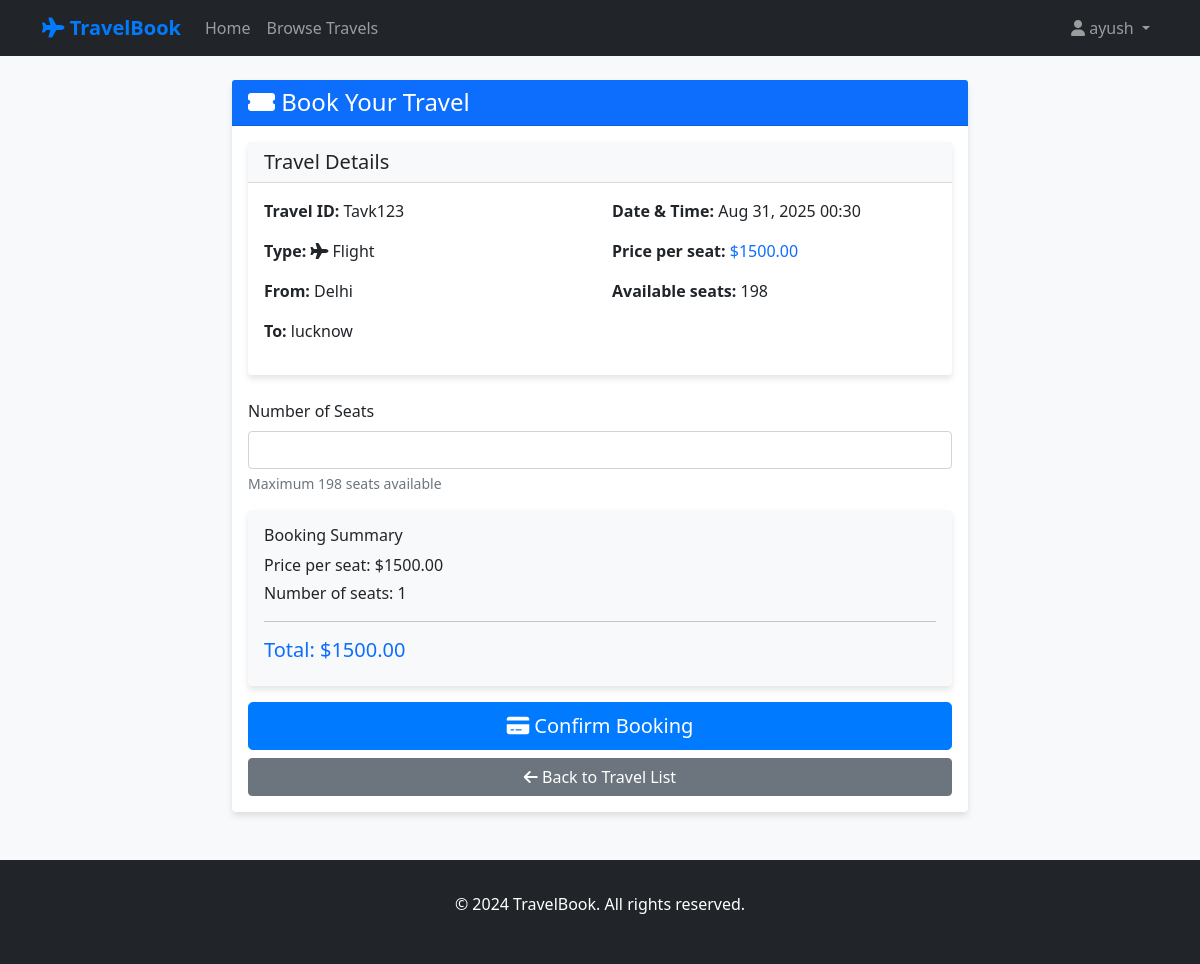
Screenshot of /book/1/ (signed in) with the database file from the repository.
### booking/models.py (models this page shows, shortened)
class TravelOption(models.Model):
    TRAVEL_TYPES = [
        ('flight', 'Flight'),
        ('train', 'Train'),
        ('bus', 'Bus'),
    ]
    travel_id = models.CharField(max_length=20, unique=True)
    type = models.CharField(max_length=20, choices=TRAVEL_TYPES)
    source = models.CharField(max_length=100)
    destination = models.CharField(max_length=100)
    date_time = models.DateTimeField()
    price = models.DecimalField(max_digits=10, decimal_places=2, validators=[MinValueValidator(0)])
    available_seats = models.PositiveIntegerField()
    created_at = models.DateTimeField(auto_now_add=True)
    class Meta:
        ordering = ['date_time']

### booking/views.py (the view)
# urls.py: path('book/<int:travel_id>/', views.booking_create, name='booking_create'),
@login_required
def booking_create(request, travel_id):
    travel_option = get_object_or_404(TravelOption, id=travel_id)
    if travel_option.available_seats <= 0:
        messages.error(request, 'No seats available for this travel option.')
        return redirect('travel_list')
    if request.method == 'POST':
        form = BookingForm(request.POST, travel_option=travel_option)
        if form.is_valid():
            booking = form.save(commit=False)
            booking.user = request.user
            booking.travel_option = travel_option
            booking.total_price = travel_option.price * booking.number_of_seats
            if booking.number_of_seats <= travel_option.available_seats:
                booking.save()
                travel_option.available_seats -= booking.number_of_seats
                travel_option.save()
                messages.success(request, f'Booking confirmed! Booking ID: {booking.booking_id}')
                return redirect('booking_detail', booking_id=booking.booking_id)
            else:
                messages.error(request, 'Not enough seats available.')
    else:
        form = BookingForm(travel_option=travel_option)
    return render(request, 'booking/booking_form.html', {
        'form': form,
        'travel_option': travel_option
    })

### booking/forms.py (shortened to what this page needs)
class BookingForm(forms.ModelForm):
    class Meta:
        model = Booking
        fields = ['number_of_seats']
        widgets = {
            'number_of_seats': forms.NumberInput(attrs={'min': 1, 'class': 'form-control'}),
        }
    def __init__(self, *args, **kwargs):
        self.travel_option = kwargs.pop('travel_option', None)
        super().__init__(*args, **kwargs)

### booking/templates/booking/booking_form.html (shortened to what this page needs)
{% extends 'booking/base.html' %}
{% load crispy_forms_tags %}
{% block content %}
<div class="row">
    <div class="col-md-8 mx-auto">
        <div class="card">
            <div class="card-header bg-primary text-white">
                <h4 class="mb-0"><i class="fas fa-ticket-alt"></i> Book Your Travel</h4>
            </div>
            <div class="card-body">
                <div class="card mb-4">
                    <div class="card-header bg-light">
                        <h5 class="mb-0">Travel Details</h5>
                    </div>
                    <div class="card-body">
                        <div class="row">
                            <div class="col-md-6">
                                <p><strong>Travel ID:</strong> {{ travel_option.travel_id }}</p>
                                <p><strong>Type:</strong>
                                    <i class="fas fa-{% if travel_option.type == 'flight' %}plane{% elif travel_option.type == 'train' %}train{% else %}bus{% endif %}"></i>
                                    {{ travel_option.get_type_display }}
                                </p>
                                <p><strong>From:</strong> {{ travel_option.source }}</p>
                                <p><strong>To:</strong> {{ travel_option.destination }}</p>
                            </div>
                            <div class="col-md-6">
                                <p><strong>Date & Time:</strong> {{ travel_option.date_time|date:"M d, Y H:i" }}</p>
                                <p><strong>Price per seat:</strong> <span class="text-primary">${{ travel_option.price }}</span></p>
                                <p><strong>Available seats:</strong> {{ travel_option.available_seats }}</p>
                            </div>
                        </div>
                    </div>
                </div>
                <form method="post">
                    <div class="mb-3">
                        <label for="{{ form.number_of_seats.id_for_label }}" class="form-label">Number of Seats</label>
                        {{ form.number_of_seats }}
                        <div class="form-text">Maximum {{ travel_option.available_seats }} seats available</div>
                    </div>
                    <div class="card bg-light mb-3">
                        <div class="card-body">
                            <h6>Booking Summary</h6>
                            <p class="mb-1">Price per seat: ${{ travel_option.price }}</p>
                            <p class="mb-1">Number of seats: <span id="selected-seats">1</span></p>
                            <hr>
                            <h5 class="text-primary">Total: $<span id="total-price">{{ travel_option.price }}</span></h5>
                        </div>
                    </div>
                    <div class="d-grid gap-2">
                        <button type="submit" class="btn btn-primary btn-lg">
                            <i class="fas fa-credit-card"></i> Confirm Booking
                        </button>
                        <a href="{% url 'travel_list' %}" class="btn btn-secondary">
                            <i class="fas fa-arrow-left"></i> Back to Travel List
                        </a>
                    </div>
                </form>
            </div>
        </div>
    </div>
</div>
{% endblock %}

### booking/templates/booking/base.html (shortened to what this page needs)
<!DOCTYPE html>
<html lang="en">
<head>
    <link href="https://cdn.jsdelivr.net/npm/bootstrap@5.1.3/dist/css/bootstrap.min.css" rel="stylesheet">
    <link href="https://cdnjs.cloudflare.com/ajax/libs/font-awesome/6.0.0/css/all.min.css" rel="stylesheet">
</head>
<body>
    <nav class="navbar navbar-expand-lg navbar-dark bg-dark">
        <div class="container">
            <a class="navbar-brand" href="{% url 'home' %}">
                <i class="fas fa-plane"></i> TravelBook
            </a>
            <div class="collapse navbar-collapse" id="navbarNav">
                <ul class="navbar-nav me-auto">
                    <li class="nav-item">
                        <a class="nav-link" href="{% url 'home' %}">Home</a>
                    </li>
                    <li class="nav-item">
                        <a class="nav-link" href="{% url 'travel_list' %}">Browse Travels</a>
                    </li>
                </ul>
                <ul class="navbar-nav">
                    {% if user.is_authenticated %}
                        <li class="nav-item dropdown">
                            <a class="nav-link dropdown-toggle" href="#" id="navbarDropdown" role="button" data-bs-toggle="dropdown">
                                <i class="fas fa-user"></i> {{ user.username }}
                            </a>
                        </li>
                    {% endif %}
                </ul>
            </div>
        </div>
    </nav>
    <main class="container my-4">
        {% block content %}
        {% endblock %}
    </main>
    <footer class="bg-dark text-white text-center">
        <div class="container">
            <p>&copy; 2024 TravelBook. All rights reserved.</p>
        </div>
    </footer>
</body>
</html>

### booking/templates/booking/base.html (style rules this page uses)
body { background-color: #f8f9fa; }
.navbar-brand { font-weight: bold; color: #007bff !important; }
.card { box-shadow: 0 4px 6px rgba(0, 0, 0, 0.1); border: none; }
.btn-primary { background-color: #007bff; border-color: #007bff; }
footer { background-color: #343a40; color: white; padding: 2rem 0; margin-top: 3rem; }

### rows the page displays
TravelOption: travel_id "Tavk123", type "Flight", source "Delhi", destination "lucknow", date_time "Aug 31, 2025 00:30", price "1500.00", available_seats "198"

### other values shown
{{ user.username }} "ayush"
